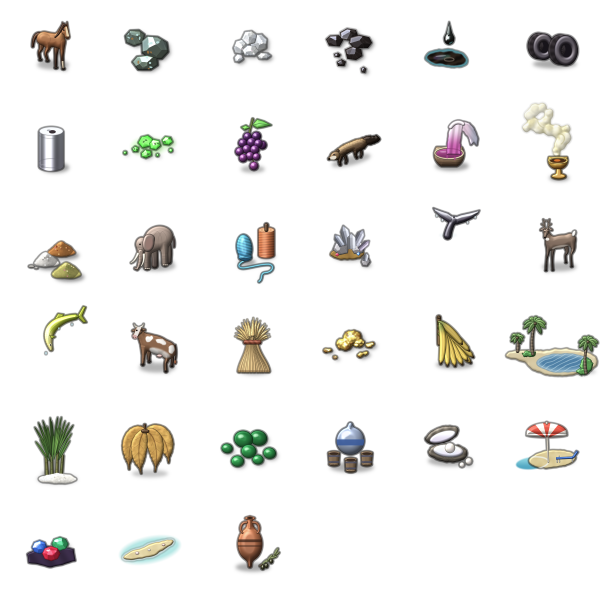
#> input picture C7/ModernArt/Art/resources.png, 600 x 600 px
$ python meas1x.py ../../../../C7/ModernArt/Art/resources.png
#> lines starting #> are read from the running program, lines starting #| are printed output that depends on the picture; after the words box and inside, x2 and y2 are one past the last pixel; in counts of white or black regions, pixels touching at a corner belong together
"""The reviewer's measures (C:/Dev/_handoff/review/meas.py) on our look sheets: for each unit row of the 1x
section, the figure area, civ-blue share and non-civ brightness, with the same criteria."""
import sys
import numpy as np
from PIL import Image
a = np.asarray(Image.open(sys.argv[1]).convert('RGB')).astype(float)
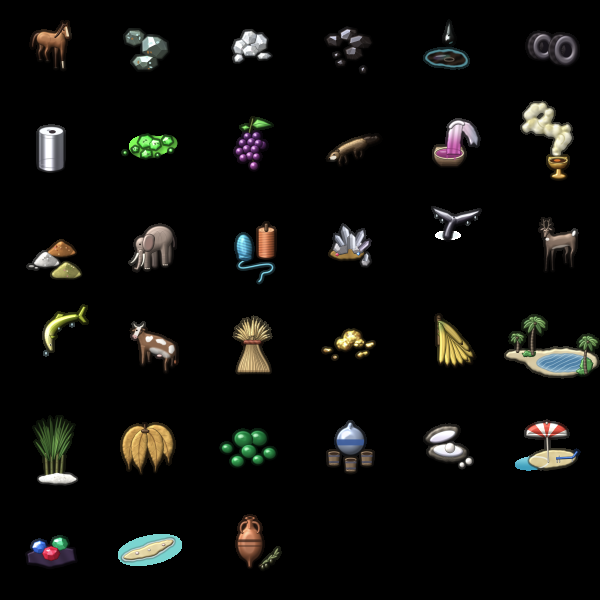
#> a: shape (600, 600, 3) float64; mean R, G, B 13.9, 13.7, 11.6
names = sys.argv[2:]
bg = np.array([96, 132, 62], float)
frame = np.abs(a - np.array([40, 40, 40])).sum(2) < 12
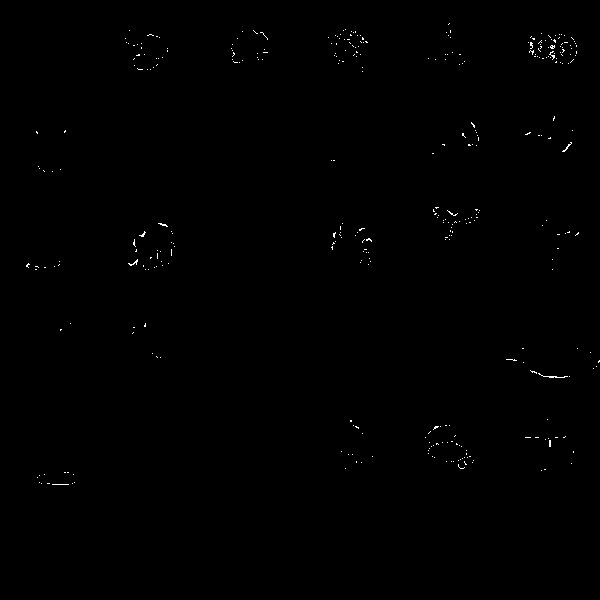
#> frame: shape (600, 600) bool; 0.26% white in thin lines or dots, all inside (x1, y1, x2, y2) = (26, 23, 600, 485)
s = a.sum(2) + 1e-6
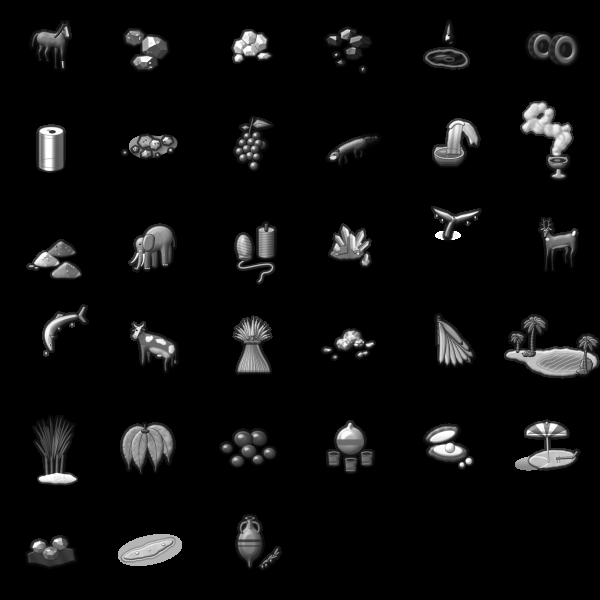
#> s: shape (600, 600) float64; min 1e-06, max 765, mean 39.2; drawn with min black and max white
chrom = a / s[..., None]
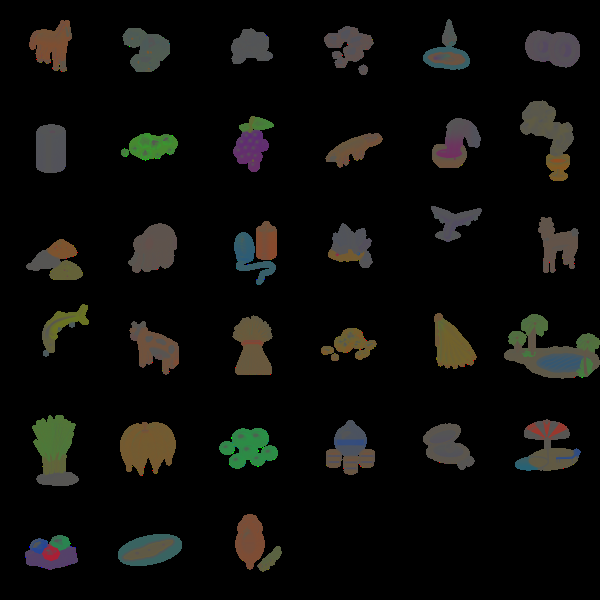
#> chrom: shape (600, 600, 3) float64; mean R, G, B 0.0502, 0.0491, 0.0403
bgc = bg / bg.sum()
# the 1x section: the last len(names) bands of non-frame rows
rows = (~frame).mean(1) > 0.05
bands, st = [], None
for i, v in enumerate(rows):
    if v and st is None: st = i
    if not v and st is not None: bands.append((st, i)); st = None
#> this loop made 600 passes
#> after the loop, bands = []; st = 0
if st is not None: bands.append((st, len(rows)))
bands = bands[-len(names):]
#> bands = [(0, 600)]
for name, (y0, y1) in zip(names, bands):
    cols = (~frame[y0:y1]).mean(0) > 0.5
    cells, st = [], None
    for i, v in enumerate(cols):
        if v and st is None: st = i
        if not v and st is not None: cells.append((st, i)); st = None
    if st is not None: cells.append((st, len(cols)))
    res = []
    for x0, x1 in cells:
        sub = a[y0:y1, x0:x1]; ch = chrom[y0:y1, x0:x1]; br = s[y0:y1, x0:x1]
        ground = (np.abs(ch - bgc).sum(2) < 0.06) & (br <= bg.sum() * 1.08)
        fig = ~ground & ~frame[y0:y1, x0:x1]
        r, g, b = sub[..., 0], sub[..., 1], sub[..., 2]
        blue = fig & (b > r + 40) & (b > g + 25)
        non = fig & ~blue
        lum = 0.299 * r + 0.587 * g + 0.114 * b
        res.append((fig.sum(), blue.sum(), lum[non].mean()))
    res = np.array(res)
    print(f'{name:26s} area {res[:,0].mean():6.0f}  blue {100*res[:,1].sum()/res[:,0].sum():5.1f}%  '
          f'nonciv lum {np.average(res[:,2], weights=res[:,0]-res[:,1]):5.1f}')
#> this loop made 0 passes
